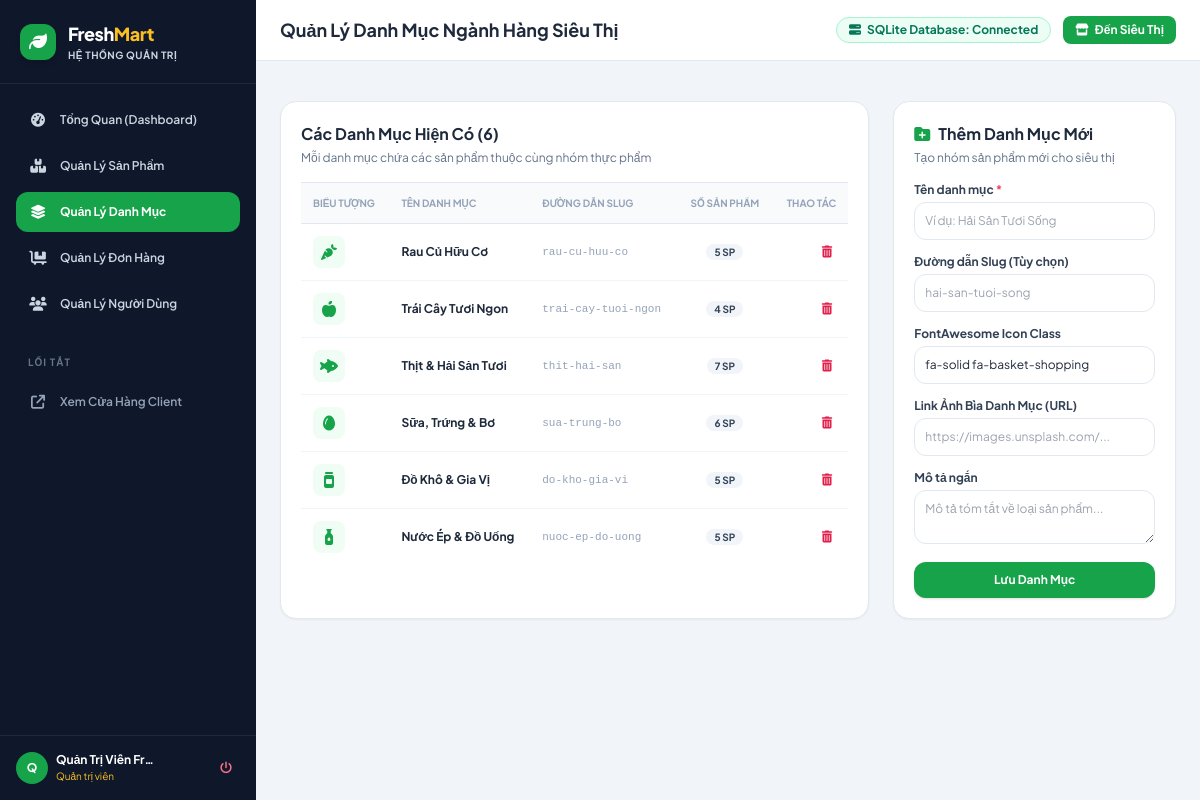
The app's page /admin/categories (signed in) with its own data.
### tables this page shows
CREATE TABLE users (
        id INTEGER PRIMARY KEY AUTOINCREMENT,
        username TEXT UNIQUE NOT NULL,
        email TEXT UNIQUE NOT NULL,
        password_hash TEXT NOT NULL,
        fullname TEXT NOT NULL,
        phone TEXT,
        address TEXT,
        role TEXT DEFAULT 'customer' CHECK(role IN ('admin', 'customer')),
        created_at TIMESTAMP DEFAULT CURRENT_TIMESTAMP
    );

CREATE TABLE categories (
        id INTEGER PRIMARY KEY AUTOINCREMENT,
        name TEXT NOT NULL,
        slug TEXT UNIQUE NOT NULL,
        icon TEXT DEFAULT 'fa-solid fa-basket-shopping',
        description TEXT,
        image_url TEXT
    );

### app.py (the view, shortened to what this page needs)
@app.route('/admin/categories', methods=['GET', 'POST'])
@admin_required
def admin_categories():
    categories = CategoryModel.get_with_product_count()
    return render_template('admin/categories.html', categories=categories)

### app.py (called while the page is built)
@app.context_processor
def inject_common_variables():
    try:
        categories = CategoryModel.get_all()
    except Exception:
        categories = []
    cart = session.get('cart', {})
    cart_count = sum(cart.values()) if isinstance(cart, dict) else 0
    current_user = None
    if 'user_id' in session:
        try:
            current_user = UserModel.get_by_id(session['user_id'])
        except Exception:
            current_user = None
    return {
        'all_categories': categories,
        'cart_count': cart_count,
        'current_user': current_user,
        'store_name': Config.STORE_NAME,
        'store_hotline': Config.STORE_HOTLINE,
        'store_address': Config.STORE_ADDRESS
    }

def admin_required(f):
    @wraps(f)
    def decorated_function(*args, **kwargs):
        if 'user_id' not in session or session.get('user_role') != 'admin':
            flash("Bạn không có quyền truy cập trang quản trị!", "danger")
            return redirect(url_for('login'))
        return f(*args, **kwargs)
    return decorated_function

### database.py (called while the page is built)
def get_db_connection():
    conn = sqlite3.connect(Config.DATABASE_PATH)
    conn.row_factory = sqlite3.Row  # Cho phép truy cập dữ liệu theo tên cột như dictionary
    conn.execute("PRAGMA foreign_keys = ON")  # Bật kiểm tra khóa ngoại
    return conn

### models.py (called while the page is built)
    @staticmethod
    def get_by_id(user_id):
        conn = get_db_connection()
        user = conn.execute("SELECT * FROM users WHERE id = ?", (user_id,)).fetchone()
        conn.close()
        return user

    @staticmethod
    def get_all():
        conn = get_db_connection()
        categories = conn.execute("SELECT * FROM categories ORDER BY id ASC").fetchall()
        conn.close()
        return categories

    @staticmethod
    def get_with_product_count():
        conn = get_db_connection()
        query = '''
        SELECT c.*, COUNT(p.id) as product_count
        FROM categories c
        LEFT JOIN products p ON c.id = p.category_id
        GROUP BY c.id
        ORDER BY c.id ASC
        '''
        results = conn.execute(query).fetchall()
        conn.close()
        return results

### templates/admin/categories.html (shortened to what this page needs)
{% extends "admin/admin_base.html" %}
{% block header_title %}Quản Lý Danh Mục Ngành Hàng Siêu Thị{% endblock %}
{% block admin_content %}
<div class="grid grid-cols-1 lg:grid-cols-3 gap-6">
    <div class="lg:col-span-2 bg-white rounded-2xl border border-slate-200 shadow-sm p-5">
        <h2 class="font-bold text-slate-800 text-base mb-1">Các Danh Mục Hiện Có ({{ categories | length }})</h2>
        <p class="text-xs text-slate-500 mb-4">Mỗi danh mục chứa các sản phẩm thuộc cùng nhóm thực phẩm</p>
        <div class="overflow-x-auto">
            <table class="w-full text-left text-xs">
                <thead class="bg-slate-50 text-slate-400 uppercase text-[10px] border-y border-slate-200">
                    <tr>
                        <th class="p-3">Biểu tượng</th>
                        <th class="p-3">Tên danh mục</th>
                        <th class="p-3">Đường dẫn slug</th>
                        <th class="p-3 text-center">Số sản phẩm</th>
                        <th class="p-3 text-right">Thao tác</th>
                    </tr>
                </thead>
                <tbody class="divide-y divide-slate-100 font-medium">
                    {% for cat in categories %}
                    <tr class="hover:bg-slate-50 transition-colors">
                        <td class="p-3">
                            <div class="w-8 h-8 rounded-lg bg-fresh-50 text-fresh-600 flex items-center justify-center text-base">
                                <i class="{{ cat.icon }}"></i>
                            </div>
                        </td>
                        <td class="p-3 font-bold text-slate-800">{{ cat.name }}</td>
                        <td class="p-3 text-slate-400 font-mono text-[11px]">{{ cat.slug }}</td>
                        <td class="p-3 text-center">
                            <span class="px-2 py-0.5 bg-slate-100 text-slate-700 font-bold rounded-full text-[10px]">
                                {{ cat.product_count }} SP
                            </span>
                        </td>
                        <td class="p-3 text-right">
                            <a href="{{ url_for('admin_category_delete', category_id=cat.id) }}"
                               onclick="return confirm('Bạn có chắc muốn xóa danh mục này?')"
                               class="text-rose-600 hover:text-rose-800 font-semibold p-1" title="Xóa">
                                <i class="fa-solid fa-trash-can"></i>
                            </a>
                        </td>
                    </tr>
                    {% endfor %}
                </tbody>
            </table>
        </div>
    </div>
    <div class="bg-white rounded-2xl border border-slate-200 shadow-sm p-5 h-fit">
        <h3 class="font-bold text-slate-800 text-base mb-1 flex items-center gap-2">
            <i class="fa-solid fa-folder-plus text-fresh-600"></i>
            <span>Thêm Danh Mục Mới</span>
        </h3>
        <p class="text-xs text-slate-500 mb-4">Tạo nhóm sản phẩm mới cho siêu thị</p>
        <form action="{{ url_for('admin_categories') }}" method="POST" class="space-y-3.5 text-xs">
            <div>
                <label class="font-bold text-slate-700 block mb-1">Tên danh mục <span class="text-rose-500">*</span></label>
                <input type="text" name="name" required placeholder="Ví dụ: Hải Sản Tươi Sống"
                       class="w-full p-2.5 border border-slate-200 rounded-xl focus:outline-none focus:border-fresh-600">
            </div>
            <div>
                <label class="font-bold text-slate-700 block mb-1">Đường dẫn Slug (Tùy chọn)</label>
                <input type="text" name="slug" placeholder="hai-san-tuoi-song"
                       class="w-full p-2.5 border border-slate-200 rounded-xl focus:outline-none focus:border-fresh-600">
            </div>
            <div>
                <label class="font-bold text-slate-700 block mb-1">FontAwesome Icon Class</label>
                <input type="text" name="icon" value="fa-solid fa-basket-shopping"
                       class="w-full p-2.5 border border-slate-200 rounded-xl focus:outline-none focus:border-fresh-600">
            </div>
            <div>
                <label class="font-bold text-slate-700 block mb-1">Link Ảnh Bìa Danh Mục (URL)</label>
                <input type="url" name="image_url" placeholder="https://images.unsplash.com/..."
                       class="w-full p-2.5 border border-slate-200 rounded-xl focus:outline-none focus:border-fresh-600">
            </div>
            <div>
                <label class="font-bold text-slate-700 block mb-1">Mô tả ngắn</label>
                <textarea name="description" rows="2" placeholder="Mô tả tóm tắt về loại sản phẩm..."
                          class="w-full p-2.5 border border-slate-200 rounded-xl focus:outline-none focus:border-fresh-600"></textarea>
            </div>
            <button type="submit" class="w-full bg-fresh-600 hover:bg-fresh-700 text-white font-bold py-2.5 rounded-xl transition-colors shadow">
                Lưu Danh Mục
            </button>
        </form>
    </div>
</div>
{% endblock %}

### templates/admin/admin_base.html (shortened to what this page needs)
<!DOCTYPE html>
<html lang="vi">
<head>
    <script src="https://cdn.tailwindcss.com"></script>
    <link rel="stylesheet" href="https://cdnjs.cloudflare.com/ajax/libs/font-awesome/6.5.1/css/all.min.css">
    <link rel="stylesheet" href="{{ url_for('static', filename='css/style.css') }}">
</head>
<body class="bg-slate-100 flex min-h-screen text-slate-800">
    <aside class="w-64 bg-slate-900 text-slate-300 flex flex-col flex-shrink-0 min-h-screen">
        <div class="p-5 border-b border-slate-800 flex items-center gap-3">
            <div class="w-9 h-9 rounded-xl bg-fresh-600 flex items-center justify-center text-white text-lg shadow-md">
                <i class="fa-solid fa-leaf"></i>
            </div>
            <div>
                <span class="text-lg font-black text-white tracking-tight">Fresh<span class="text-amber-400">Mart</span></span>
                <span class="block text-[10px] text-fresh-400 font-bold uppercase tracking-wider">Hệ thống Quản trị</span>
            </div>
        </div>
        <nav class="p-4 space-y-1.5 flex-grow text-xs font-semibold">
            <a href="{{ url_for('admin_dashboard') }}"
               class="flex items-center gap-3 px-3 py-2.5 rounded-xl transition-colors hover:bg-slate-800 hover:text-white {% if request.endpoint == 'admin_dashboard' %}bg-fresh-600 text-white font-bold{% endif %}">
                <i class="fa-solid fa-gauge-high text-sm w-5 text-center"></i>
                <span>Tổng Quan (Dashboard)</span>
            </a>
            <a href="{{ url_for('admin_products') }}"
               class="flex items-center gap-3 px-3 py-2.5 rounded-xl transition-colors hover:bg-slate-800 hover:text-white ">
                <i class="fa-solid fa-boxes-stacked text-sm w-5 text-center"></i>
                <span>Quản Lý Sản Phẩm</span>
            </a>
            <a href="{{ url_for('admin_categories') }}"
               class="flex items-center gap-3 px-3 py-2.5 rounded-xl transition-colors hover:bg-slate-800 hover:text-white {% if request.endpoint == 'admin_categories' %}bg-fresh-600 text-white font-bold{% endif %}">
                <i class="fa-solid fa-layer-group text-sm w-5 text-center"></i>
                <span>Quản Lý Danh Mục</span>
            </a>
            <a href="{{ url_for('admin_orders') }}"
               class="flex items-center gap-3 px-3 py-2.5 rounded-xl transition-colors hover:bg-slate-800 hover:text-white {% if request.endpoint == 'admin_orders' %}bg-fresh-600 text-white font-bold{% endif %}">
                <i class="fa-solid fa-cart-flatbed text-sm w-5 text-center"></i>
                <span>Quản Lý Đơn Hàng</span>
            </a>
            <a href="{{ url_for('admin_users') }}"
               class="flex items-center gap-3 px-3 py-2.5 rounded-xl transition-colors hover:bg-slate-800 hover:text-white {% if request.endpoint == 'admin_users' %}bg-fresh-600 text-white font-bold{% endif %}">
                <i class="fa-solid fa-users text-sm w-5 text-center"></i>
                <span>Quản Lý Người Dùng</span>
            </a>
            <div class="pt-6 pb-2 px-3 text-[10px] text-slate-500 uppercase tracking-widest font-bold">Lối tắt</div>
            <a href="{{ url_for('index') }}" target="_blank"
               class="flex items-center gap-3 px-3 py-2 rounded-xl text-slate-400 hover:bg-slate-800 hover:text-white transition-colors">
                <i class="fa-solid fa-arrow-up-right-from-square text-sm w-5 text-center"></i>
                <span>Xem Cửa Hàng Client</span>
            </a>
        </nav>
        <div class="p-4 border-t border-slate-800 flex items-center justify-between text-xs">
            <div class="flex items-center gap-2">
                <div class="w-8 h-8 rounded-full bg-fresh-600 text-white flex items-center justify-center font-bold">
                    {{ current_user.fullname[:1] | upper }}
                </div>
                <div>
                    <span class="block font-bold text-white text-xs truncate max-w-[100px]">{{ current_user.fullname }}</span>
                    <span class="block text-[10px] text-amber-400">Quản trị viên</span>
                </div>
            </div>
            <a href="{{ url_for('logout') }}" class="text-rose-400 hover:text-rose-300 p-2" title="Đăng xuất">
                <i class="fa-solid fa-power-off"></i>
            </a>
        </div>
    </aside>
    <div class="flex-grow flex flex-col min-h-screen overflow-x-hidden">
        <header class="bg-white border-b border-slate-200 px-6 py-4 flex items-center justify-between">
            <h1 class="text-lg font-bold text-slate-800">
                {% block header_title %}Bảng Điều Khiển FreshMart Admin{% endblock %}
            </h1>
            <div class="flex items-center gap-3 text-xs">
                <span class="px-3 py-1 bg-emerald-50 text-emerald-700 font-bold rounded-full border border-emerald-200">
                    <i class="fa-solid fa-server mr-1"></i> SQLite Database: Connected
                </span>
                <a href="{{ url_for('index') }}" class="bg-fresh-600 text-white font-bold px-3 py-1.5 rounded-lg hover:bg-fresh-700">
                    <i class="fa-solid fa-store mr-1"></i> Đến Siêu Thị
                </a>
            </div>
        </header>
        <div class="px-6 pt-4">
        </div>
        <main class="p-6 flex-grow">
            {% block admin_content %}{% endblock %}
        </main>
    </div>
</body>
</html>

### static/css/style.css (style rules this page uses)
:root { --primary: #16a34a; --primary-dark: #15803d; --primary-light: #dcfce7; --secondary: #f97316; --accent: #0284c7; }
body { font-family: 'Plus Jakarta Sans', sans-serif; color: #1e293b; background-color: #f8fafc; }
html { scroll-behavior: smooth; }

### records on screen
users: fullname "Q", fullname "Quản Trị Viên Fr…"
categories: name "Rau Củ Hữu Cơ", slug "rau-cu-huu-co", product_count "5"
categories: name "Trái Cây Tươi Ngon", slug "trai-cay-tuoi-ngon", product_count "4"
categories: name "Thịt & Hải Sản Tươi", slug "thit-hai-san", product_count "7"
categories: name "Sữa, Trứng & Bơ", slug "sua-trung-bo", product_count "6"
categories: name "Đồ Khô & Gia Vị", slug "do-kho-gia-vi", product_count "5"
categories: name "Nước Ép & Đồ Uống", slug "nuoc-ep-do-uong", product_count "5"

### other values on screen
{{ categories | length }} "6"
